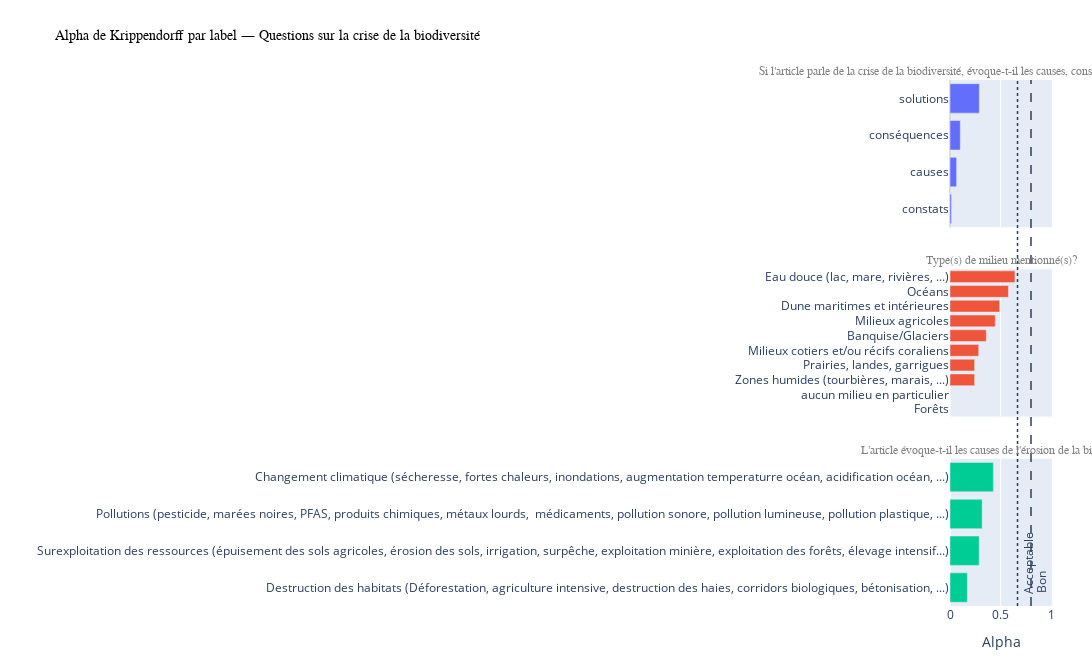

Notebook source saved alongside this figure:
### Code cell
# Questions Biodiversité
alpha_dict_general = {q: alpha_dict[q] for q in questions_biodiv if q in alpha_dict}
fig = make_multi_figure(alpha_dict_general, titre = "Alpha de Krippendorff par label — Questions sur la crise de la biodiversité", width=1500)
fig.show()

### Figure 1 — Plotly figure (JSON) as saved in the notebook; plotly's stock layout.template omitted (floating-point values rounded to 4 significant figures)
{"data": [{"hovertemplate": "<b>%{y}</b><br>Alpha: %{x:.3f}<extra></extra>", "orientation": "h", "showlegend": false, "type": "bar", "x": [0.01539, 0.06536, 0.1016, 0.2894], "xaxis": "x", "y": ["constats", "causes", "conséquences", "solutions"], "yaxis": "y"}, {"hovertemplate": "<b>%{y}</b><br>Alpha: %{x:.3f}<extra></extra>", "orientation": "h", "showlegend": false, "type": "bar", "x": [0.0, 0.0, 0.2434, 0.2434, 0.2835, 0.3583, 0.4471, 0.4912, 0.5772, 0.6417], "xaxis": "x2", "y": ["Forêts", "aucun milieu en particulier", "Zones humides (tourbières, marais, ...)", "Prairies, landes, garrigues", "Milieux cotiers et/ou récifs coraliens", "Banquise/Glaciers", "Milieux agricoles", "Dune maritimes et intérieures", "Océans", "Eau douce (lac, mare, rivières, ...)"], "yaxis": "y2"}, {"hovertemplate": "<b>%{y}</b><br>Alpha: %{x:.3f}<extra></extra>", "orientation": "h", "showlegend": false, "type": "bar", "x": [0.1712, 0.2877, 0.3176, 0.4285], "xaxis": "x3", "y": ["Destruction des habitats (Déforestation, agriculture intensive, destruction des haies, corridors biologiques, bétonisation, ...)", "Surexploitation des ressources (épuisement des sols agricoles, érosion des sols, irrigation, surpêche, exploitation minière, exploitation des forêts, élevage intensif...)", "Pollutions (pesticide, marées noires, PFAS, produits chimiques, métaux lourds,  médicaments, pollution sonore, pollution lumineuse, pollution plastique, ...)", "Changement climatique (sécheresse, fortes chaleurs, inondations, augmentation temperaturre océan, acidification océan, ...)"], "yaxis": "y3"}], "layout": {"annotations": [{"font": {"color": "gray", "family": "Arial", "size": 12}, "showarrow": false, "text": "Si l'article parle de la crise de la biodiversité, évoque-t-il les causes, conséquences, solutions ou constats ?", "x": 0.5, "xanchor": "center", "xref": "paper", "y": 1, "yanchor": "bottom", "yref": "paper"}, {"font": {"color": "gray", "family": "Arial", "size": 12}, "showarrow": false, "text": "Type(s) de milieu mentionné(s)?", "x": 0.5, "xanchor": "center", "xref": "paper", "y": 0.64, "yanchor": "bottom", "yref": "paper"}, {"font": {"color": "gray", "family": "Arial", "size": 12}, "showarrow": false, "text": "L'article évoque-t-il les causes de l'érosion de la biodiversité?", "x": 0.5, "xanchor": "center", "xref": "paper", "y": 0.28, "yanchor": "bottom", "yref": "paper"}, {"font": {"color": "#2A3F5F", "size": 12}, "showarrow": false, "text": "Acceptable", "textangle": -90, "x": 0.667, "xanchor": "left", "xref": "x", "y": 0.02, "yanchor": "bottom", "yref": "paper"}, {"font": {"color": "#2A3F5F", "size": 12}, "showarrow": false, "text": "Bon", "textangle": -90, "x": 0.8, "xanchor": "left", "xref": "x", "y": 0.02, "yanchor": "bottom", "yref": "paper"}], "bargap": 0.2, "height": 660, "margin": {"b": 40, "l": 160, "r": 40, "t": 80}, "shapes": [{"line": {"color": "#2A3F5F", "dash": "dot", "width": 1.5}, "type": "line", "x0": 0.667, "x1": 0.667, "xref": "x", "y0": 0, "y1": 1, "yref": "paper"}, {"line": {"color": "#2A3F5F", "dash": "dash", "width": 1.5}, "type": "line", "x0": 0.8, "x1": 0.8, "xref": "x", "y0": 0, "y1": 1, "yref": "paper"}], "title": {"font": {"color": "black", "family": "Arial", "size": 14}, "text": "Alpha de Krippendorff par label — Questions sur la crise de la biodiversité"}, "width": 1500, "xaxis": {"anchor": "y", "domain": [0, 1], "matches": "x3", "range": [-0.05, 1], "showticklabels": false, "title": {"text": ""}, "zeroline": true, "zerolinecolor": "#ddd"}, "xaxis2": {"anchor": "y2", "domain": [0, 1], "matches": "x3", "showticklabels": false, "title": {"text": ""}}, "xaxis3": {"anchor": "y3", "domain": [0, 1], "showticklabels": true, "title": {"text": "Alpha"}}, "yaxis": {"anchor": "x", "automargin": true, "domain": [0.72, 1], "title": {"text": ""}}, "yaxis2": {"anchor": "x2", "automargin": true, "domain": [0.36, 0.64], "title": {"text": ""}}, "yaxis3": {"anchor": "x3", "automargin": true, "domain": [0, 0.28], "title": {"text": ""}}}}
